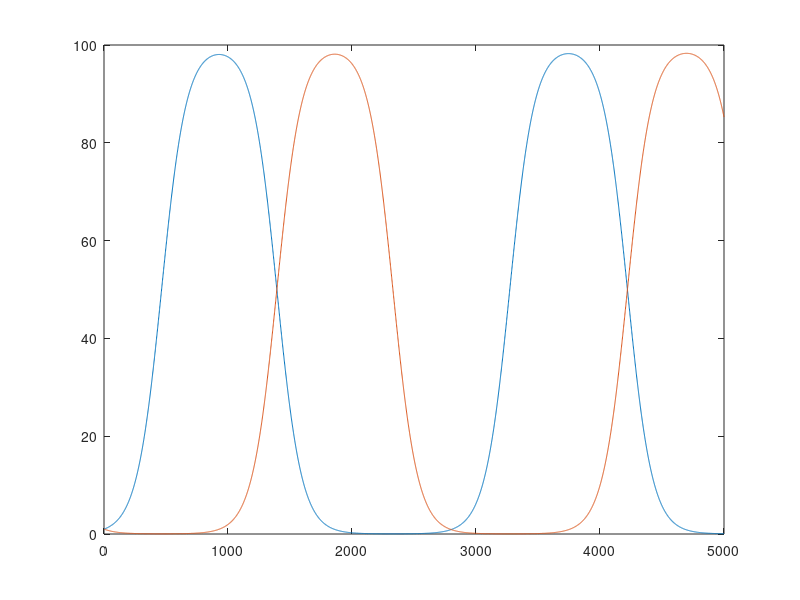

This figure's MATLAB source:
clear;
close all;

K = 100; % biotop limit
alpha = 0.01; % meeting chance

% reproduction rate
ra = 0.1;
rb = -0.1; % die rate for predator

% effect when meet
la = -0.1; % die
lb = 0.1; % reproduce after the meal

a = [1];
b = [1];

delta_t = .1;
duration = 500;
t = 1:duration/delta_t;
for i = [t(1):t(end-1)]

    delta_a = ra*(1- (a(end)+b(end))/K)*a(end) + la*alpha*a(end)*b(end);
    delta_b = rb*(1- (a(end)+b(end))/K)*b(end) + lb*alpha*a(end)*b(end);
    
    a(end+1) = a(end) + delta_a*delta_t;
    b(end+1) = b(end) + delta_b*delta_t;
    
end

plot(t,a,t,b);
